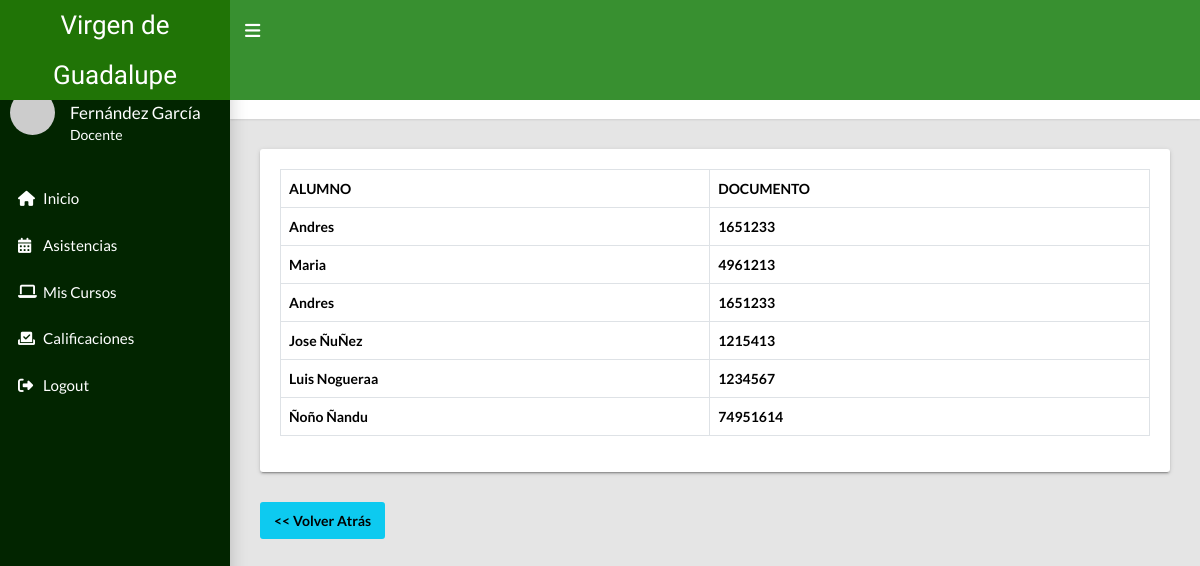
Page /profesor/alumnos.php?curso=6 (signed in) on the committed database.
### tables this page shows
CREATE TABLE `profesor_alumno` (
  `pa_id` int(11) NOT NULL,
  `alumno_id` int(11) NOT NULL,
  `pg_id` int(11) NOT NULL,
  `periodo_id` int(11) NOT NULL,
  `estadopa` int(11) NOT NULL
);

CREATE TABLE `alumnos` (
  `alumno_id` int(11) NOT NULL,
  `nombre_alumno` varchar(100) NOT NULL,
  `edad` int(11) NOT NULL,
  `direccion` varchar(100) NOT NULL,
  `documento` varchar(20) NOT NULL,
  `apoderado_id` int(11) NOT NULL,
  `fecha_nac` date NOT NULL,
  `fecha_registro` date NOT NULL,
  `estado` int(11) NOT NULL DEFAULT 1
);

### profesor/alumnos.php (the view, shortened to what this page needs)
<?php
if(!empty($_GET['curso'])){
    $curso = $_GET['curso'];
}else{
    header("location: profesor/");
}
require_once 'includes/header.php';
require_once '../includes/conexion.php';
$sql = "SELECT * FROM profesor_alumno as pa INNER JOIN profesor_grado as pg ON pa.pg_id = pg.pg_id INNER JOIN alumnos as a ON pa.alumno_id = a.alumno_id WHERE pg.pg_id = $curso";
$query = $pdo->prepare($sql);
$query -> execute();
$row = $query ->rowCount();
?>
<main class="app-content">
      <div class="app-title">
        <div>
          <h1><i class="bi bi-speedometer"></i> Lista de alumnos</h1>
        </div>
        <ul class="app-breadcrumb breadcrumb">
          <li class="breadcrumb-item"><i class="fa-solid fa-house"></i></li>
          <li class="breadcrumb-item"><a href="#">Lista de alumnos</a></li>
        </ul>
      </div>
      <div class="row">
        <div class="col-md-12">
          <div class="tile">
          <div class="tile-body">
              <div class="table-responsive">
                <table class="table hover table-responsive table-bordered" id="tableAlumnos">
                  <thead>
                    <tr>
                      <th>ALUMNO</th>
                      <th>DOCUMENTO</th>
                    </tr>
                  </thead>
                  <tbody>
                    <?php if ($row > 0) {
                        while ($data = $query->fetch()) {
                            ?>
                        <tr>
                            <th><?= $data['nombre_alumno']; ?></th>
                            <th><?= $data['documento']; ?></th>
                        </tr>
                    <?php }
                        } ?>
                  </tbody>
                </table>
              </div>
            </div>
          </div>
        </div>
      </div>
      <div class="">
        <a href="index.php" class="btn btn-info"><< Volver Atrás</a>
      </div>
    </main>
<?php
require_once 'includes/footer.php';
?>

### profesor/css/styleprof.css (style rules this page uses)
a { color: #49dc35; }

### rows in the picture
profesor_alumno: alumno.nombre_alumno "Andres", alumno.documento "1651233"
profesor_alumno: alumno.nombre_alumno "Maria", alumno.documento "4961213"
profesor_alumno: alumno.nombre_alumno "Andres", alumno.documento "1651233"
profesor_alumno: alumno.nombre_alumno "Jose ÑuÑez", alumno.documento "1215413"
profesor_alumno: alumno.nombre_alumno "Luis Nogueraa", alumno.documento "1234567"
profesor_alumno: alumno.nombre_alumno "Ñoño Ñandu", alumno.documento "74951614"
